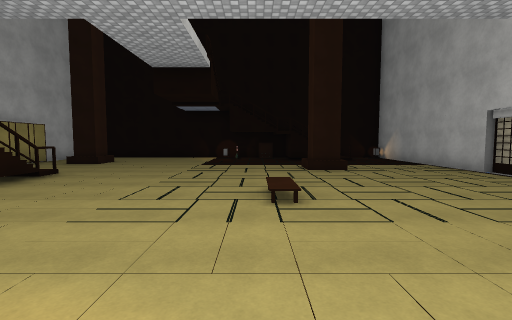
view 1 (above)

14 first-person views from a walk through a Unity game level. The camera is 1.5 m above the floor, tilts 4° down and sees 85° across. The floor is counted in squares, 2 m on a side. Each view is taken from the middle of a square. On the plan, view 1 faces up. The plan holds only what a view shows up to about 10 squares ahead; the rest is blank. The place goes on beyond the plan. The player is left out. Door leaves are left out, so doorways stand open. Surface patterns are stand-ins for the level's own textures.

view 2
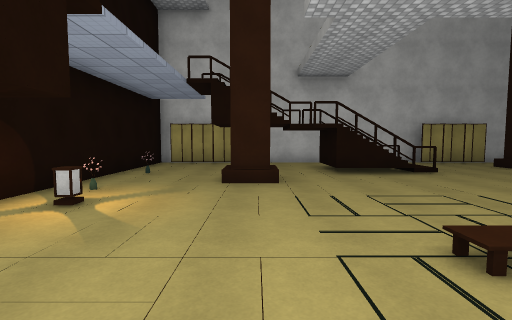

view 3
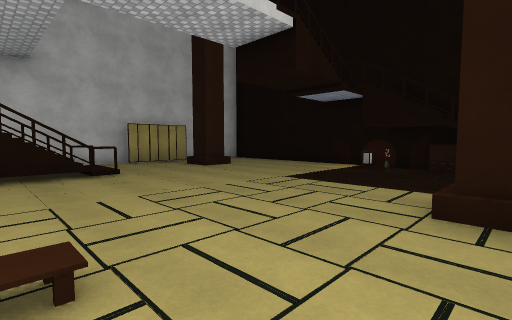

view 4
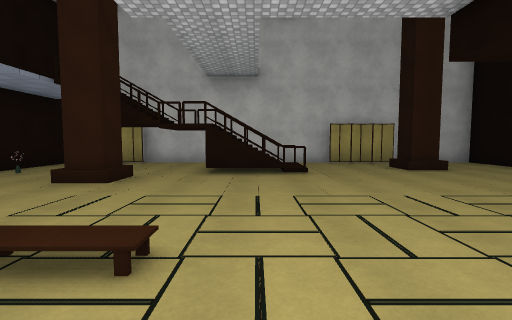

view 5
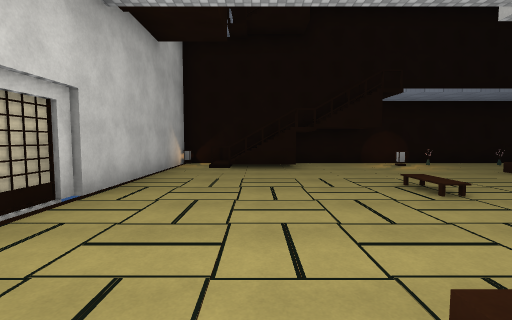

view 6
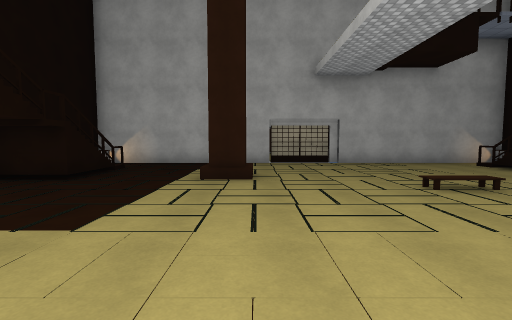

view 7
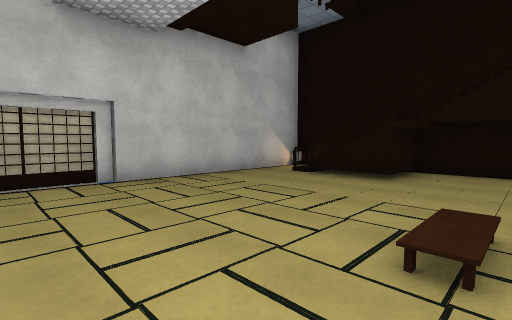

view 8
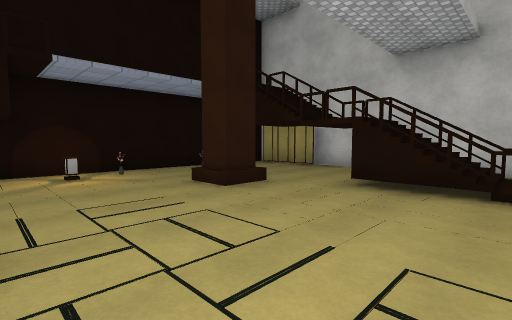

view 9
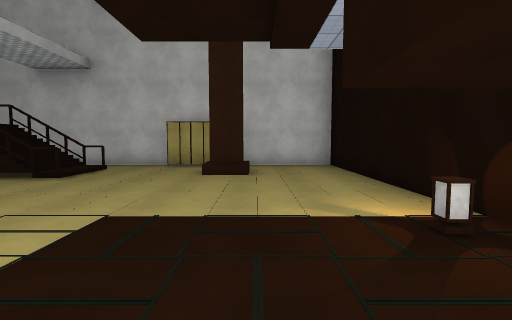

view 10
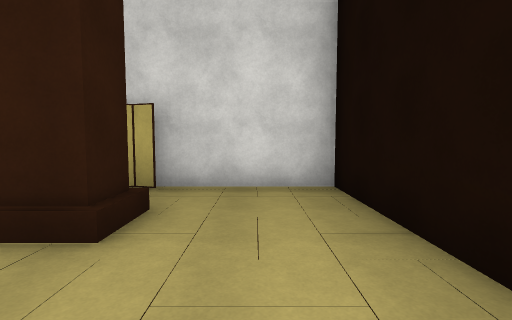

view 11
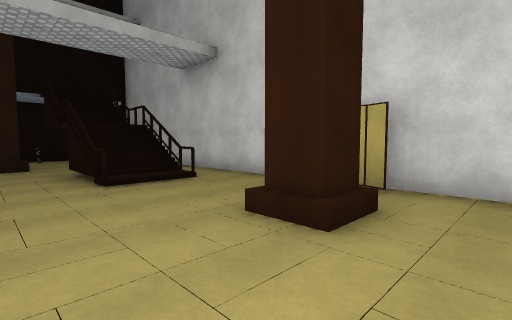

view 12
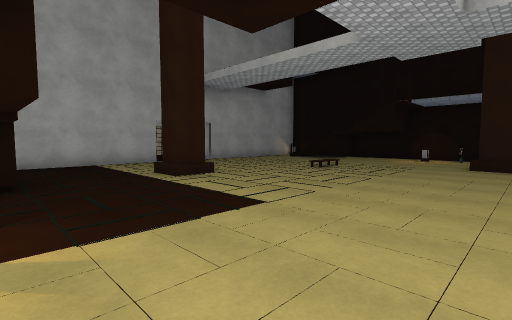

view 13
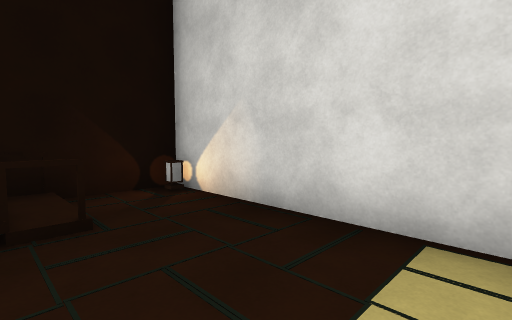

view 14
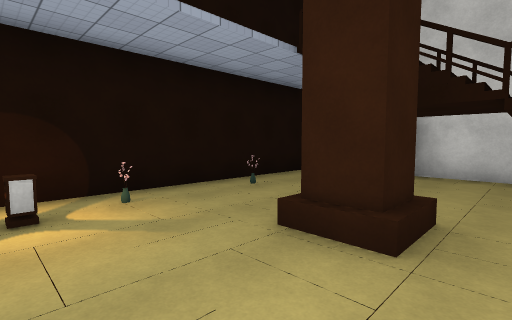

### Floor plan
Key: @ floor where view 1 was taken; # wall or solid block; . main floor; : floor 0.25 m higher than the main floor; / step, stairs or slope; D open door; = window, fence, low wall or low ledge; O other object.
Columns run from 8 left of view 1 to 6 right of it. Each row starts with its distance up from view 1.
 13 ########   ##
 12 #......OO/ /.O
 11 #......O.. /..#
 10 #.............#
  9 #.#...........#
  8 #.........#...#
  7 #.............#
  6 DD=/..........#
  5 DD=/..........#
  4 #.=/..........#
  3 #.............#
  2 #....#........#
  1 #.............#
  0 #...O.OO@.///.#
 -1 #.........//:O
 -2 #############

Positions as (right, up) in squares from view 1, and headings:
1: (0, 0), facing up
2: (2, 2), facing left
3: (2, 4), facing up-left
4: (2, 5), facing left
5: (3, 8), facing down
6: (-4, 7), facing right
7: (0, 6), facing down-right
8: (0, 6), facing down-left
9: (1, 10), facing left
10: (-3, 11), facing left
11: (-3, 11), facing down-left
12: (-4, 11), facing down-right
13: (3, 8), facing up-right
14: (-1, 3), facing down-left
